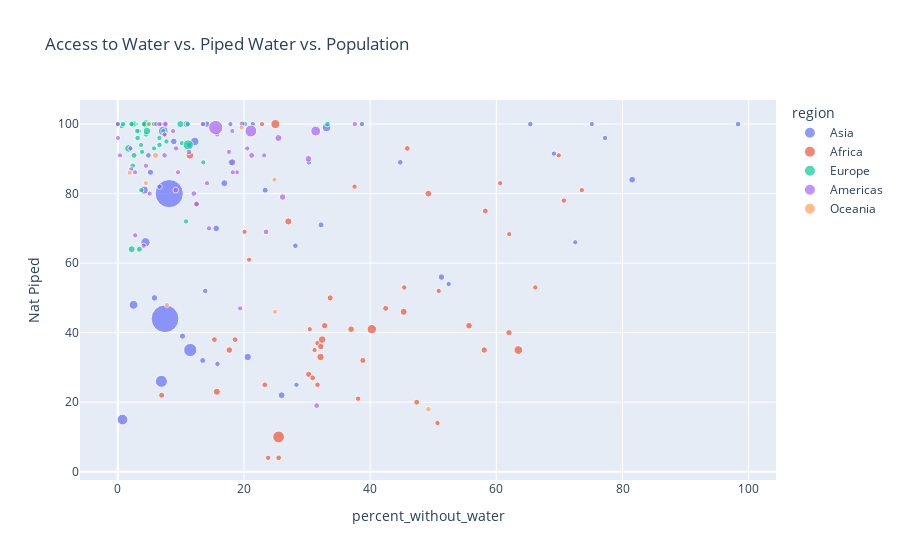

The notebook cell this image was saved under:
### Code cell
# create bubble chart from df_countries comprising: access to water, piped water, and using population as the size of the bubble
# create a new column for the size of the bubble
df_countries["bubble_size"] = df_countries["country_pop_raw"] / 1000000 +50

# create a new column for the color of the bubble
df_countries["bubble_color"] = df_countries["Nat Piped"]

# create a new column for the text of the bubble
df_countries["bubble_text"] = df_countries["Entity"]

px.scatter(df_countries, x="percent_without_water", y="Nat Piped", size="bubble_size", color="region", hover_name="bubble_text", title="Access to Water vs. Piped Water vs. Population")

### Figure 1 — Plotly figure (JSON) as saved in the notebook; plotly's stock layout.template omitted (floating-point values rounded to 4 significant figures)
{"data": [{"hovertemplate": "<b>%{hovertext}</b><br><br>region=Asia<br>percent_without_water=%{x}<br>Nat Piped=%{y}<br>bubble_size=%{marker.size}<extra></extra>", "hovertext": ["Afghanistan", "United Arab Emirates", "Armenia", "Azerbaijan", "Bangladesh", "Brunei", "Bhutan", "China", "Georgia", "Hong Kong", "Indonesia", "India", "Iran", "Iraq", "Israel", "Jordan", "Japan", "Kazakhstan", "Kyrgyzstan", "Cambodia", "South Korea", "Kuwait", "Laos", "Lebanon", "Sri Lanka", "Myanmar", "Mongolia", "Malaysia", "Nepal", "Oman", "Pakistan", "Philippines", "North Korea", "Palestine", "Qatar", "Saudi Arabia", "Singapore", "Syria", "Thailand", "Tajikistan", "Turkmenistan", "Timor", "Turkey", "Taiwan", "Uzbekistan", "Vietnam", "Yemen"], "legendgroup": "Asia", "marker": {"color": "#636efa", "size": [89.84, 59.99, 52.97, 60.22, 216.3, 50.44, 50.78, 1494.0, 53.98, 57.55, 326.4, 1443.0, 135.0, 91.18, 58.79, 60.27, 176.1, 68.99, 56.63, 66.95, 101.3, 54.33, 57.38, 56.77, 71.5, 104.8, 53.33, 82.78, 79.67, 55.22, 275.2, 161.0, 75.89, 55.22, 52.93, 85.34, 55.9, 68.28, 120.0, 59.75, 56.12, 51.34, 135.0, 73.86, 83.94, 148.2, 80.49], "sizemode": "area", "sizeref": 3.736, "symbol": "circle"}, "mode": "markers", "name": "Asia", "orientation": "v", "showlegend": true, "type": "scatter", "x": [25.97, 98.31, 2.386, 4.851, 0.7398, 6.867, 17.86, 8.153, 6.62, 38.7, 11.49, 7.488, 33.09, 16.89, 65.39, 44.77, 7.206, 23.36, 11.33, 13.46, 10.95, 69.14, 15.79, 30.27, 10.25, 20.59, 28.32, 8.873, 5.812, 77.24, 6.91, 4.39, 14.1, 52.44, 75.14, 81.54, 21.4, 32.22, 4.191, 28.14, 13.86, 72.51, 12.19, 5.173, 15.6, 2.496, 51.3], "xaxis": "x", "y": [22, 100, 100, 91, 15, 100, 100, 80, 82, 100, 35, 44, 99, 83, 100, 89, 98, 81, 94, 32, 100, 91.5, 31, 89, 39, 33, 25, 95, 50, 96, 26, 66, 100, 54, 100, 84, 100, 71, 81, 65, 52, 66, 95, 86.14, 70, 48, 56], "yaxis": "y"}, {"hovertemplate": "<b>%{hovertext}</b><br><br>region=Africa<br>percent_without_water=%{x}<br>Nat Piped=%{y}<br>bubble_size=%{marker.size}<extra></extra>", "hovertext": ["Angola", "Burundi", "Benin", "Burkina Faso", "Botswana", "Central African Republic", "Cote d'Ivoire", "Cameroon", "Democratic Republic of Congo", "Congo", "Djibouti", "Algeria", "Egypt", "Eritrea", "Western Sahara", "Ethiopia", "Gabon", "Ghana", "Guinea", "Gambia", "Guinea-Bissau", "Equatorial Guinea", "Kenya", "Liberia", "Libya", "Lesotho", "Morocco", "Madagascar", "Mali", "Mozambique", "Mauritania", "Mauritius", "Malawi", "Namibia", "Niger", "Nigeria", "Reunion", "Rwanda", "Sudan", "Senegal", "Sierra Leone", "Somalia", "South Sudan", "Sao Tome and Principe", "Eswatini", "Chad", "Togo", "Tunisia", "Tanzania", "Uganda", "South Africa", "Zambia", "Zimbabwe"], "legendgroup": "Africa", "marker": {"color": "#EF553B", "size": [83.93, 62.26, 62.45, 71.5, 52.4, 54.92, 77.05, 77.22, 142.4, 55.66, 51.0, 94.62, 154.3, 53.6, 50.61, 167.9, 52.28, 81.73, 63.5, 52.49, 52.02, 51.45, 105.0, 55.18, 56.96, 52.16, 87.34, 78.43, 70.86, 82.16, 54.78, 51.27, 69.65, 52.59, 75.13, 261.4, 50.9, 63.28, 94.91, 67.2, 58.14, 66.36, 61.38, 50.22, 51.17, 66.91, 58.48, 61.94, 111.5, 97.12, 110.0, 68.92, 65.09], "sizemode": "area", "sizeref": 3.736, "symbol": "circle"}, "mode": "markers", "name": "Africa", "orientation": "v", "showlegend": true, "type": "scatter", "x": [55.67, 15.31, 31.67, 30.25, 69.9, 50.67, 32.79, 32.18, 63.49, 45.41, 60.61, 27.03, 24.98, 50.87, 62.04, 40.26, 37.53, 17.67, 23.3, 12.5, 31.19, 30.42, 32.13, 23.83, 70.71, 20.09, 49.23, 58.08, 33.66, 36.98, 66.18, 2.342, 6.952, 73.56, 62.01, 25.49, 22.86, 18.59, 45.31, 58.25, 38.09, 42.46, 25.5, 7.417, 20.81, 47.38, 31.66, 45.88, 32.39, 15.7, 11.42, 38.84, 30.88], "xaxis": "x", "y": [42, 38, 37, 28, 91, 14, 42, 36, 35, 53, 83, 72, 100, 52, 68.33, 41, 82, 35, 25, 77, 35, 41, 33, 4, 78, 69, 80, 35, 50, 41, 53, 100, 22, 81, 40, 10, 100, 38, 46, 75, 21, 47, 4, 97, 61, 20, 25, 93, 38, 23, 91, 32, 27], "yaxis": "y"}, {"hovertemplate": "<b>%{hovertext}</b><br><br>region=Europe<br>percent_without_water=%{x}<br>Nat Piped=%{y}<br>bubble_size=%{marker.size}<extra></extra>", "hovertext": ["Albania", "Andorra", "Austria", "Belgium", "Bulgaria", "Bosnia and Herzegovina", "Belarus", "Switzerland", "Cyprus", "Czechia", "Germany", "Denmark", "Spain", "Estonia", "Finland", "France", "Faeroe Islands", "United Kingdom", "Greece", "Croatia", "Hungary", "Isle of Man", "Ireland", "Iceland", "Italy", "Liechtenstein", "Lithuania", "Luxembourg", "Latvia", "Moldova", "North Macedonia", "Malta", "Montenegro", "Netherlands", "Norway", "Poland", "Portugal", "Romania", "Russia", "Serbia", "Slovakia", "Slovenia", "Sweden", "Ukraine"], "legendgroup": "Europe", "marker": {"color": "#00cc96", "size": [52.87, 50.08, 59.04, 61.63, 56.9, 53.26, 59.44, 58.72, 51.22, 60.72, 133.9, 55.81, 96.75, 51.33, 55.55, 115.4, 50.05, 118.2, 60.37, 54.08, 59.63, 50.09, 54.98, 50.34, 110.4, 50.04, 52.69, 50.63, 51.87, 54.02, 52.08, 50.44, 50.63, 67.17, 55.47, 87.8, 60.17, 69.13, 195.9, 58.7, 55.46, 52.08, 60.16, 93.47], "sizemode": "area", "sizeref": 3.736, "symbol": "circle"}, "mode": "markers", "name": "Europe", "orientation": "v", "showlegend": true, "type": "scatter", "x": [3.725, 1.176e-15, 0.6391, 4.242, 5.188, 7.713, 3.142, 0.8247, 11.08, 4.262, 4.438, 4.198, 9.916, 5.743, 2.827, 1.695, 5.012, 2.402, 33.23, 10.17, 5.758, 3.344, 4.477, 13.5, 4.612, 0, 6.592, 2.404, 3.694, 10.82, 3.846, 0, 13.55, 2.576, 2.159, 17.95, 20.16, 3.422, 11.16, 6.608, 3.079, 7.214, 2.371, 2.201], "xaxis": "x", "y": [81, 100, 99.43, 100, 100, 95, 96, 100, 100, 100, 100, 100, 100, 93, 100, 93, 100, 100, 100, 94.5, 100, 98, 97, 100, 98, 100, 96, 100, 94, 72, 92, 100, 89, 91, 100, 89, 100, 64, 94, 94, 98, 97.98, 88, 64], "yaxis": "y"}, {"hovertemplate": "<b>%{hovertext}</b><br><br>region=Americas<br>percent_without_water=%{x}<br>Nat Piped=%{y}<br>bubble_size=%{marker.size}<extra></extra>", "hovertext": ["Argentina", "Bonaire Sint Eustatius and Saba", "Bahamas", "Belize", "Bolivia", "Brazil", "Canada", "Chile", "Colombia", "Costa Rica", "Cuba", "Curacao", "Dominican Republic", "Ecuador", "Falkland Islands", "Guadeloupe", "Grenada", "Greenland", "Guatemala", "French Guiana", "Guyana", "Honduras", "Haiti", "Jamaica", "Saint Kitts and Nevis", "Saint Lucia", "Saint Martin (French part)", "Mexico", "Montserrat", "Martinique", "Nicaragua", "Panama", "Peru", "Puerto Rico", "Paraguay", "El Salvador", "Saint Pierre and Miquelon", "Suriname", "Turks and Caicos Islands", "Trinidad and Tobago", "Uruguay", "United States", "Saint Vincent and the Grenadines", "Venezuela", "British Virgin Islands", "United States Virgin Islands"], "legendgroup": "Americas", "marker": {"color": "#ab63fa", "size": [95.61, 50.03, 50.4, 50.4, 61.83, 264.0, 88.07, 69.21, 101.3, 55.14, 61.32, 50.16, 60.95, 67.89, 50.0, 50.4, 50.11, 50.06, 68.25, 50.31, 50.79, 60.06, 61.54, 52.97, 50.05, 50.18, 50.04, 180.3, 50.0, 50.37, 56.7, 54.38, 83.36, 52.83, 57.22, 56.52, 50.01, 50.59, 50.04, 51.4, 53.49, 382.9, 50.11, 78.7, 50.03, 50.1], "sizemode": "area", "sizeref": 3.736, "symbol": "circle"}, "mode": "markers", "name": "Americas", "orientation": "v", "showlegend": true, "type": "scatter", "x": [25.47, 18.88, 15.75, 2.134, 23.5, 21.09, 7.526, 19.7, 18.15, 6.099, 12.05, 2.738, 9.183, 21.21, 23.2, 18.23, 17.62, 7.542, 12.47, 4.468, 4.109, 11.29, 31.52, 14.14, 18.15, 7.412, 0, 31.37, 8.762, 9.545, 14.46, 9.235, 30.21, 6.591, 13.5, 7.411, 0.3555, 5.053, 2.761, 20.51, 37.57, 15.52, 2.014, 26.12, 0.03421, 19.4], "xaxis": "x", "y": [96, 86.14, 97, 87, 69, 98, 100, 100, 89, 100, 80, 86.14, 81, 91, 91, 86.14, 92, 100, 77, 88, 65, 92, 19, 83, 98, 97, 100, 98, 98, 86.14, 70, 93, 90, 100, 100, 91, 91, 80, 68, 93, 100, 99, 93, 79, 96, 47], "yaxis": "y"}, {"hovertemplate": "<b>%{hovertext}</b><br><br>region=Oceania<br>percent_without_water=%{x}<br>Nat Piped=%{y}<br>bubble_size=%{marker.size}<extra></extra>", "hovertext": ["Australia", "Fiji", "New Caledonia", "New Zealand", "Palau", "Papua New Guinea", "Solomon Islands", "Vanuatu", "Samoa"], "legendgroup": "Oceania", "marker": {"color": "#FFA15A", "size": [75.79, 50.9, 50.29, 54.86, 50.02, 59.12, 50.7, 50.31, 50.2], "sizemode": "area", "sizeref": 3.736, "symbol": "circle"}, "mode": "markers", "name": "Oceania", "orientation": "v", "showlegend": true, "type": "scatter", "x": [5.986, 4.477, 19.62, 4.874, 1.883, 49.23, 24.91, 7.798, 24.84], "xaxis": "x", "y": [91, 83, 99, 100, 86, 18, 46, 48, 84], "yaxis": "y"}], "layout": {"legend": {"itemsizing": "constant", "title": {"text": "region"}, "tracegroupgap": 0}, "title": {"text": "Access to Water vs. Piped Water vs. Population"}, "xaxis": {"anchor": "y", "domain": [0, 1], "title": {"text": "percent_without_water"}}, "yaxis": {"anchor": "x", "domain": [0, 1], "title": {"text": "Nat Piped"}}}}
